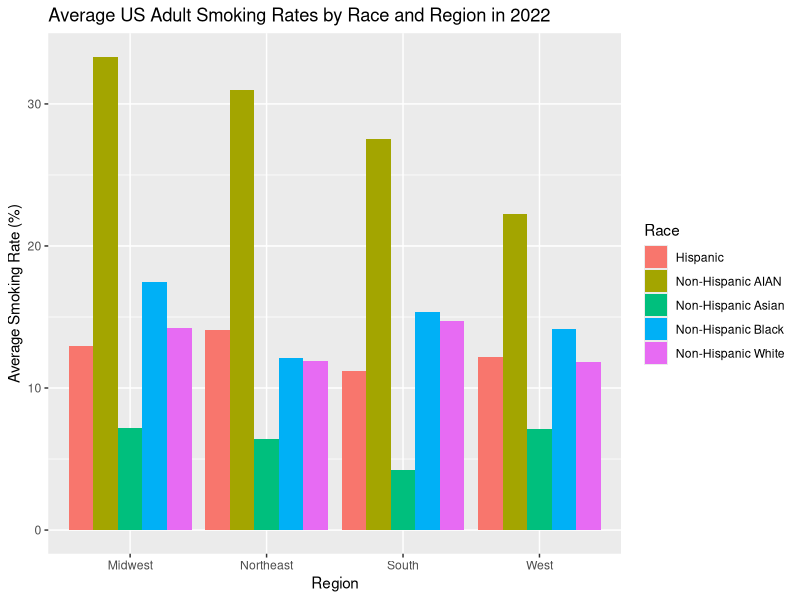
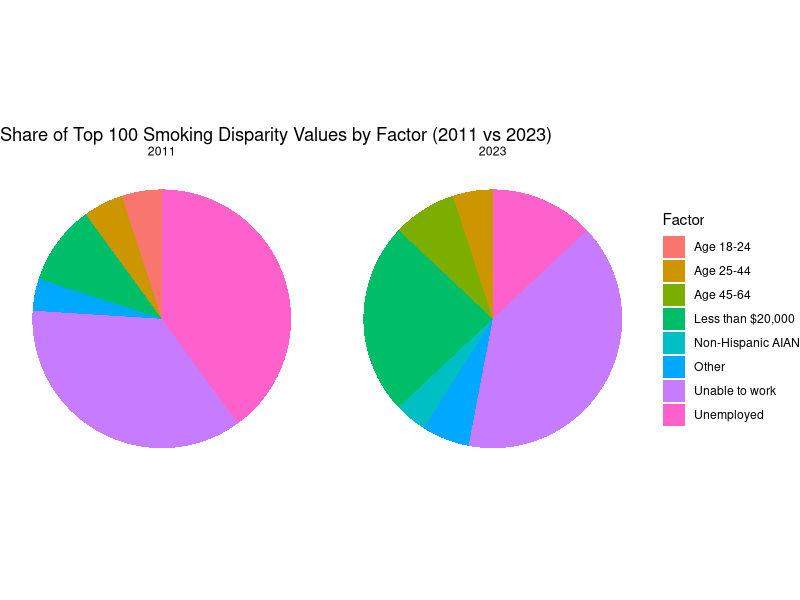

The R script that drew these images, in order:
## ---- chunk 1
knitr::opts_chunk$set(echo = TRUE)
library(tidyverse)

## ---- chunk 2

age <- read_csv("data/Age-Related_Disparities_in_Cigarette_Smoking_Among_Adults_20251101.csv")

employment <- read_csv("data/Employment-Related_Disparities_in_Cigarette_Smoking_Among_Adults_20251101.csv")

income <- read_csv("data/Income-Related_Disparities_in_Cigarette_Smoking_Among_Adults_20251101.csv")

m_health <- read_csv("data/Mental_Health-Related_Disparities_in_Cigarette_Smoking_Among_Adults_20251101.csv")

race <- read_csv("data/Race_and_Ethnic_Disparities_in_Cigarette_Smoking_Among_Adults_20251101.csv")

## ---- chunk 3
# Merging all tables into one. This only requires bind_rows since all variable names are the same across all five tables.

tobacco_chr <- bind_rows(age, employment, income, m_health, race)
## ---- chunk 4
# Converting quantitative variables to numeric datatypes

tobacco <- tobacco_chr |>
  mutate(across(c(`Cigarette Use Prevalence % (Focus group)`,
                   `Cigarette Use Prevalence % (Reference group)`,
                   `Disparity Value`),
                as.numeric))
## ---- chunk 5
n_distinct(tobacco$`Tobacco Use`)

# The "tobacco use" column is useless since it only says "Cigarette Use Among Adults". Therefore let's get rid of it.
tobacco <- tobacco |>
  select(-`Tobacco Use`)
## ---- chunk 6
tobacco <- tobacco |>
  group_by(`Year`,
           `State`,
           `Demographic`,
           `Comparing (Focus group)`,
           `Cigarette Use Prevalence % (Focus group)`)|>
  mutate(`Mean Disparity Value (Focus Group)` = mean(`Disparity Value`))

# Creating a new column which assigns each state to a designated region based on the Census Regions and Divisions of the United States.

tobacco_region <- tobacco |>
  mutate(
    region = case_when(
      State %in% c(
        "Maine","New Hampshire","Vermont","Massachusetts","Rhode Island","Connecticut",
        "New York","New Jersey","Pennsylvania"
      ) ~ "Northeast",
      
      State %in% c(
        "Ohio","Indiana","Illinois","Michigan","Wisconsin",
        "Minnesota","Iowa","Missouri","North Dakota","South Dakota","Nebraska","Kansas"
      ) ~ "Midwest",
      
      State %in% c(
        "Delaware","Maryland","District of Columbia","Virginia","West Virginia",
        "North Carolina","South Carolina","Georgia","Florida",
        "Kentucky","Tennessee","Mississippi","Alabama",
        "Oklahoma","Texas","Arkansas","Louisiana"
      ) ~ "South",
      
      State %in% c(
        "Idaho","Montana","Wyoming","Nevada","Utah","Colorado","Arizona","New Mexico",
        "Alaska","Washington","Oregon","California","Hawaii"
      ) ~ "West",))

tobacco_region

#To check for NA values.
tobacco_region |>
  filter(is.na(region))
## ---- chunk 7

tobacco_region |>
  filter(Year == 2022, Demographic == "Race and Ethnicity") |>
 
  group_by(Race = `Comparing (Focus group)`, region) |>
  summarize(race_mean = mean(`Cigarette Use Prevalence % (Focus group)`, na.rm = TRUE)) |>
 
  ggplot(aes(x = region, y = race_mean, fill = Race)) + geom_col(position = "dodge") +
  labs(title = "Average US Adult Smoking Rates by Race and Region in 2022",
       x = "Region", y = "Average Smoking Rate (%)", fill = "Race")

## ---- chunk 8

tobacco_region |>
  ungroup() |>
  filter(Year %in% c(2011, 2023)) |>
  select(Year, `Comparing (Focus group)`, `Disparity Value`) |>
  drop_na(`Disparity Value`) |>
  group_by(Year) |>
  slice_max(`Disparity Value`, n = 100, with_ties = F) |>
  add_count(`Comparing (Focus group)`, name = "n_fg") |>
  mutate(FocusGroup2 = ifelse(n_fg <= 3,
                              "Other",
                              `Comparing (Focus group)`)) |>
  ggplot(aes(x = "", fill = FocusGroup2)) +
  geom_bar(width = 1) +
  coord_polar(theta = "y") +
  facet_wrap(~ Year) +
  labs(title = "Share of Top 100 Smoking Disparity Values by Factor (2011 vs 2023)",
      x = NULL, y = NULL,
      fill = "Factor") +
  theme_void()
